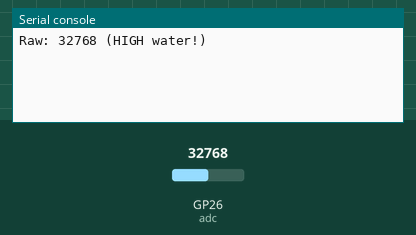
Bench run of a program on a simulated Raspberry Pi Pico running MicroPython. On the bench: the last lines printed to the serial console. The inputs (shaded band) are chosen by the test bench; at power-on: GP26 (adc) = 32768 (analog values on the 0–65535 scale).

Above: at 1.2 s.
1.3 s: GP26 (adc) set to 27345
At 4.3 s:
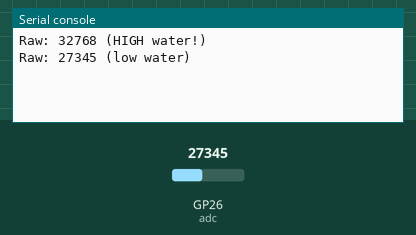
5.2 s: GP26 (adc) set to 5345
At 7.4 s:
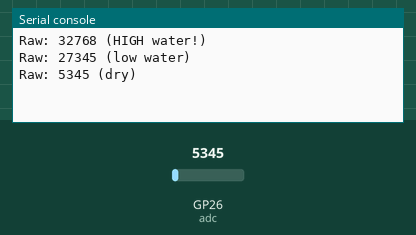

Measured:
- after the input at 1.3 s, the serial console: prints a new line after 1.7 s (image 1)
- after the input at 5.2 s, the serial console: prints a new line after 0.86 s (image 2)

The program:

example_2.py
```python
# On a Raspberry Pi Pico running MicroPython, briefly powers the probe from a GPIO, reads the 16-bit ADC value, determines dry/low/HIGH water state, and prints the result repeatedly.
#
# Buy this module: https://shillehtek.com/products/sensor-rain-water-level-arduino-raspberry-pi-esp32
# Full manual: https://shillehtek.com/blogs/shillehtek-product-manuals/sensor-rain-water-level-arduino-raspberry-pi-esp32-manual
# More examples: https://github.com/shillehbean/shillehtek-examples
#

# Water Level Sensor - Pico MicroPython Example (GPIO-powered)
# S -> GP26 (ADC0), + -> GP16, - -> GND

from machine import ADC, Pin
import time

power = Pin(16, Pin.OUT, value=0)   # sensor off between readings
adc = ADC(26)

def read_level():
    power.value(1)                  # energize the probe
    time.sleep_ms(20)               # settle
    value = adc.read_u16()          # 0-65535
    power.value(0)                  # off - no electrolysis
    return value

while True:
    level = read_level()

    if level < 6000:
        state = "dry"
    elif level < 28000:
        state = "low water"
    else:
        state = "HIGH water!"

    print("Raw: {} ({})".format(level, state))
    time.sleep(3)
```
